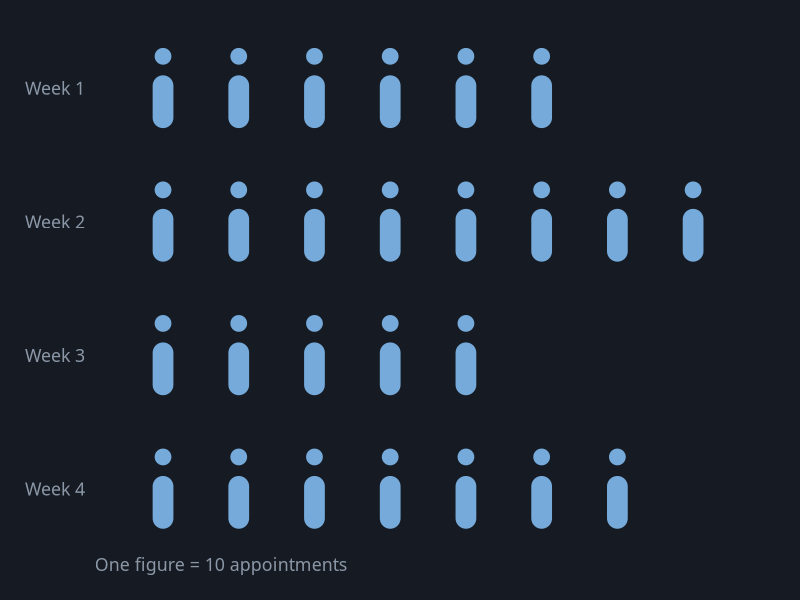
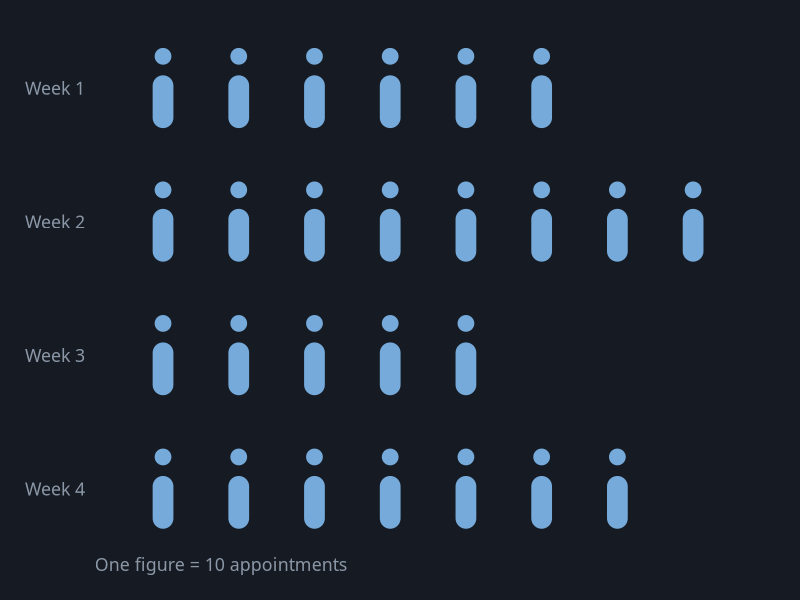

Source code (R) for these figures, in order:
# Pictogram
# Question: How many advising appointments happened each week?
# Put this script and pictogram.csv in the same folder, then in RStudio choose
# Session > Set Working Directory > To Source File Location.

library(tidyverse)

# ---- Gallery look: dark background, soft gray text ----
font <- "IBM Plex Sans"   # use "sans" if IBM Plex Sans is not installed
ink  <- "#8B97A7"

theme_gallery <- function() {
  theme_minimal(base_size = 16, base_family = font) +
    theme(
      plot.background  = element_rect(fill = "#161B23", color = NA),
      panel.grid       = element_line(color = "#222A34"),
      panel.grid.minor = element_blank(),
      text             = element_text(color = ink),
      axis.text        = element_text(color = ink),
      legend.position  = "top",
      legend.title     = element_blank(),
      plot.margin      = margin(24, 28, 18, 18)
    )
}

per_icon <- 10

df <- read_csv("pictogram.csv", show_col_types = FALSE) |>
  mutate(row = row_number())

# uncount() repeats each row once per icon and numbers the copies
icons <- df |>
  mutate(n = appointments / per_icon) |>
  uncount(n, .id = "col")

p <- ggplot(icons, aes(x = col)) +
  # body: a thick line with round ends
  geom_segment(aes(xend = col, y = -row - 0.22, yend = -row + 0.02),
               color = "#75AADB", linewidth = 7, lineend = "round") +
  # head: a dot above the body
  geom_point(aes(y = -row + 0.24), color = "#75AADB", size = 5) +
  scale_y_continuous(breaks = -df$row, labels = df$week) +
  scale_x_continuous(limits = c(0.5, max(icons$col) + 0.5)) +
  labs(x = NULL, y = NULL, caption = paste("One figure =", per_icon, "appointments")) +
  theme_gallery() +
  theme(panel.grid = element_blank(), axis.text.x = element_blank(),
        plot.caption = element_text(color = ink, hjust = 0))

ggsave("pictogram.png", p, width = 9, height = 6, dpi = 200)
p
